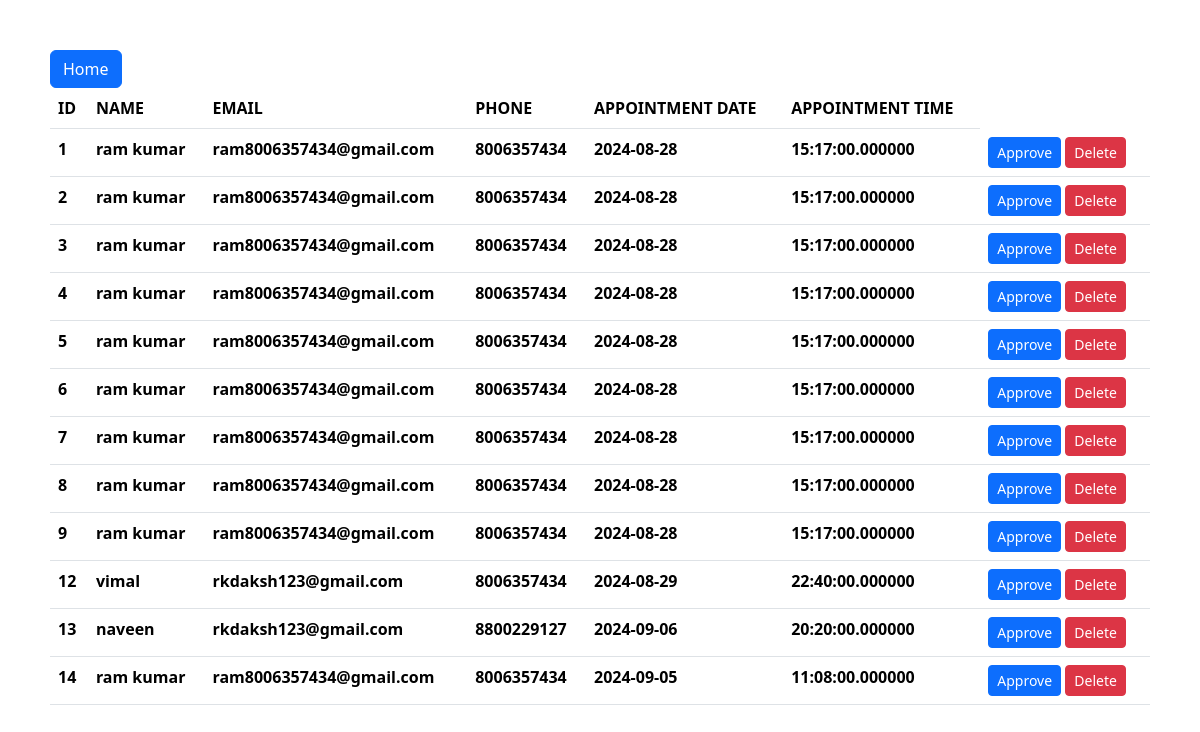
Page /appsdule.php on the committed database.
### tables this page shows
CREATE TABLE `appointments` (
  `id` int(11) NOT NULL,
  `name` varchar(20) NOT NULL,
  `email` varchar(40) NOT NULL,
  `phone` varchar(12) NOT NULL,
  `appointment_date` date NOT NULL,
  `appointment_time` time(6) NOT NULL,
  `status` enum('pending','approved','rejected') NOT NULL DEFAULT 'pending'
);

### appsdule.php (the view, shortened to what this page needs)
<!DOCTYPE html>
<html lang="en">
<head>
    <link href="https://cdn.jsdelivr.net/npm/bootstrap@5.3.3/dist/css/bootstrap.min.css" rel="stylesheet">
</head>
<body style="margin: 50px;">
<a class="btn btn-primary" href="TeacherPanel.html" role="button">Home</a>
<br>
<table class="table">
<thead>
    <tr>
        <th>ID</th>
        <th>NAME</th>
        <th>EMAIL</th>
        <th>PHONE</th>
        <th>APPOINTMENT DATE</th>
		<th>APPOINTMENT TIME</th>
</tr>
</thead>
<tbody>
    <?php
    $db = mysqli_connect(DB_SERVER,DB_USERNAME,DB_PASSWORD,DB_DATABASE);
  $sql="SELECT *FROM appointments";
  $result=$db->query($sql);
  while($row =$result->fetch_assoc()){
  echo  "<tr>
    <th> ".$row["id"] ." </th>
    <th>".$row["name"] ." </th>
    <th>".$row["email"] ." </th>
    <th>".$row["phone"] ." </th>
    <th>".$row["appointment_date"] ." </th>
	<th>".$row["appointment_time"] ." </th>
    <td>
        <a class='btn btn-primary btn-sm' href='upd2.php?id=$row[id]'>Approve</a>
        <a href='delete1.php?id=$row[id]'><input type='submit' value='Delete' class='btn btn-danger btn-sm' onclick = 'return checkdelete()' ></a>
    </td>
</tr>";
  }
?>
</tbody>
</table>
</body>
</html>

### rows in the picture
appointments: id "1", name "ram kumar", email "ram8006357434@gmail.com", phone "8006357434", appointment_date "2024-08-28", appointment_time "15:17:00.000000"
appointments: id "2", name "ram kumar", email "ram8006357434@gmail.com", phone "8006357434", appointment_date "2024-08-28", appointment_time "15:17:00.000000"
appointments: id "3", name "ram kumar", email "ram8006357434@gmail.com", phone "8006357434", appointment_date "2024-08-28", appointment_time "15:17:00.000000"
appointments: id "4", name "ram kumar", email "ram8006357434@gmail.com", phone "8006357434", appointment_date "2024-08-28", appointment_time "15:17:00.000000"
appointments: id "5", name "ram kumar", email "ram8006357434@gmail.com", phone "8006357434", appointment_date "2024-08-28", appointment_time "15:17:00.000000"
appointments: id "6", name "ram kumar", email "ram8006357434@gmail.com", phone "8006357434", appointment_date "2024-08-28", appointment_time "15:17:00.000000"
appointments: id "7", name "ram kumar", email "ram8006357434@gmail.com", phone "8006357434", appointment_date "2024-08-28", appointment_time "15:17:00.000000"
appointments: id "8", name "ram kumar", email "ram8006357434@gmail.com", phone "8006357434", appointment_date "2024-08-28", appointment_time "15:17:00.000000"
appointments: id "9", name "ram kumar", email "ram8006357434@gmail.com", phone "8006357434", appointment_date "2024-08-28", appointment_time "15:17:00.000000"
appointments: id "12", name "vimal", email "rkdaksh123@gmail.com", phone "8006357434", appointment_date "2024-08-29", appointment_time "22:40:00.000000"
appointments: id "13", name "naveen", email "rkdaksh123@gmail.com", phone "8800229127", appointment_date "2024-09-06", appointment_time "20:20:00.000000"
appointments: id "14", name "ram kumar", email "ram8006357434@gmail.com", phone "8006357434", appointment_date "2024-09-05", appointment_time "11:08:00.000000"
